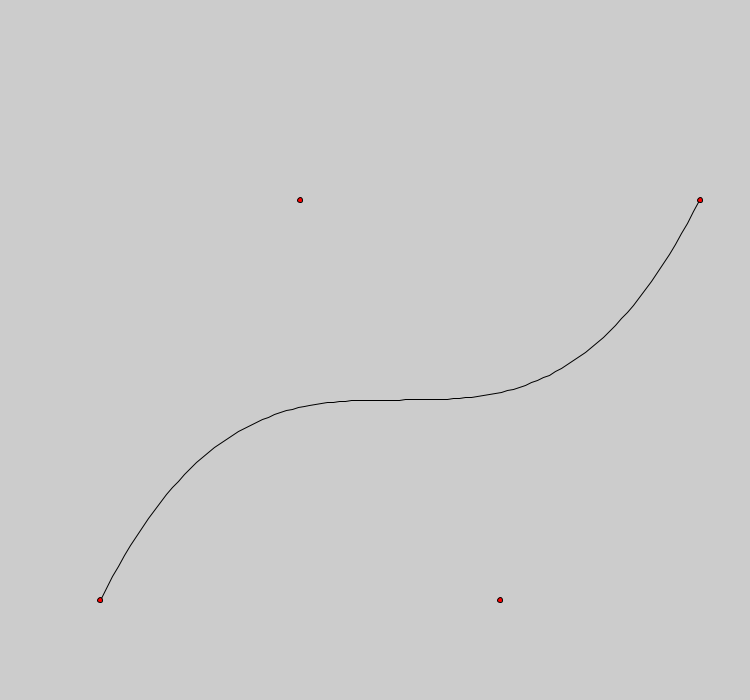
Frame 1 (no input)
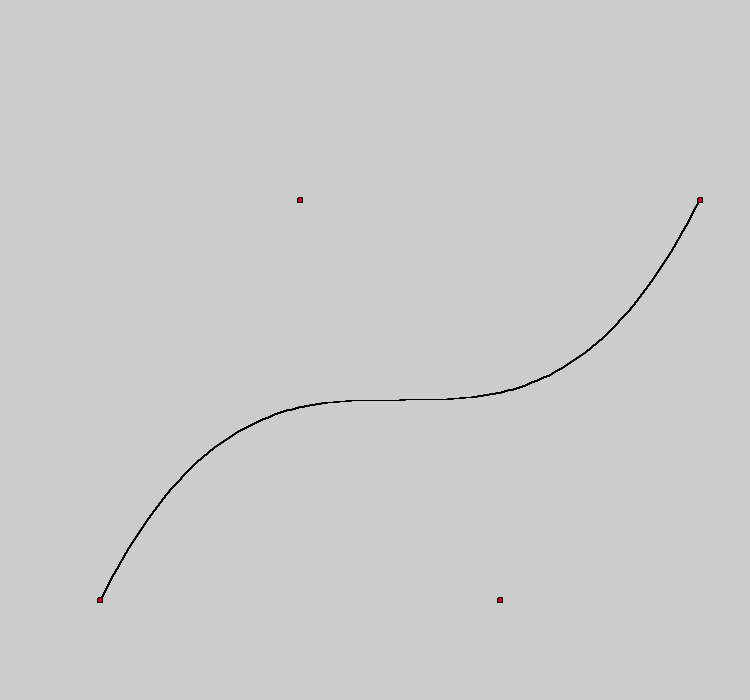
Frame 60 (the mouse pressed at the canvas centre just before this capture)
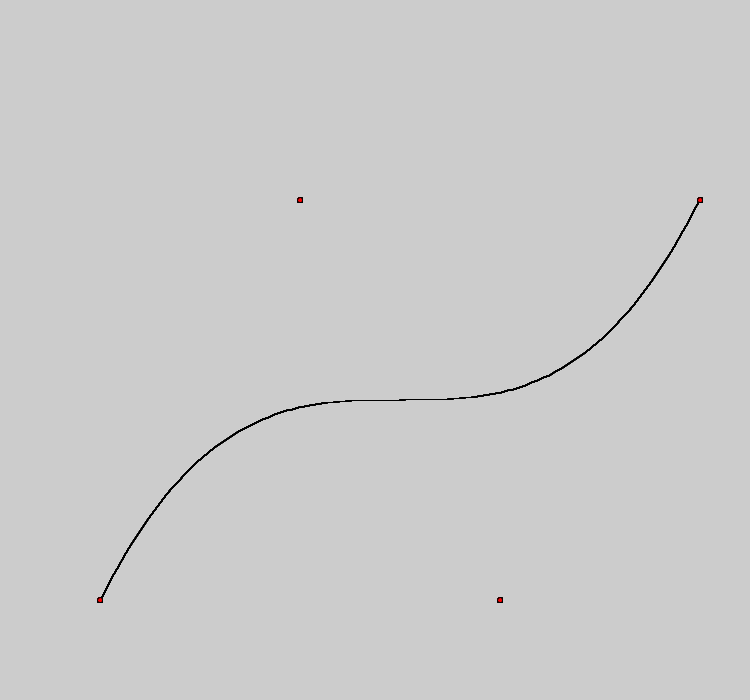
Frame 120 (the mouse held since frame 60 and released just before this capture)

The Processing sketch that drew these frames (run headless with seeded random() and noise(); from frame 60 on, the mouse is pressed at the canvas centre):

// Processing sketch: T2
// ── T2.pde
void setup() {
  size(750, 700);
}

void draw() {
  float pl_x = 100;
  float pl_y = 600;
  float p2_x = 300;
  float p2_y = 200;
  float p3_x = 500;
  float p3_y = 600;
  float p4_x = 700;
  float p4_y = 200;
  noFill();
  beginShape();
  for(float i = 0; i <= 1; i += 0.01) {
    float ax = pl_x + i*(p2_x-pl_x);
    float ay = pl_y + i*(p2_y-pl_y);
    float bx = p2_x + i*(p3_x-p2_x);
    float by = p2_y + i*(p3_y-p2_y);
    float cx = p3_x + i*(p4_x-p3_x);
    float cy = p3_y + i*(p4_y-p3_y);
    float dx = ax + i*(bx-ax);
    float dy = ay + i*(by-ay);
    float ex = bx + i*(cx-bx);
    float ey = by + i*(cy-by);
    float fx = dx + i*(ex-dx);
    float fy = dy + i*(ey-dy);
    vertex(fx, fy);
  }
  endShape();
  fill(255, 0, 0);
  circle(pl_x, pl_y, 5);
  circle(p2_x, p2_y, 5);
  circle(p3_x, p3_y, 5);
  circle(p4_x, p4_y, 5);
}
